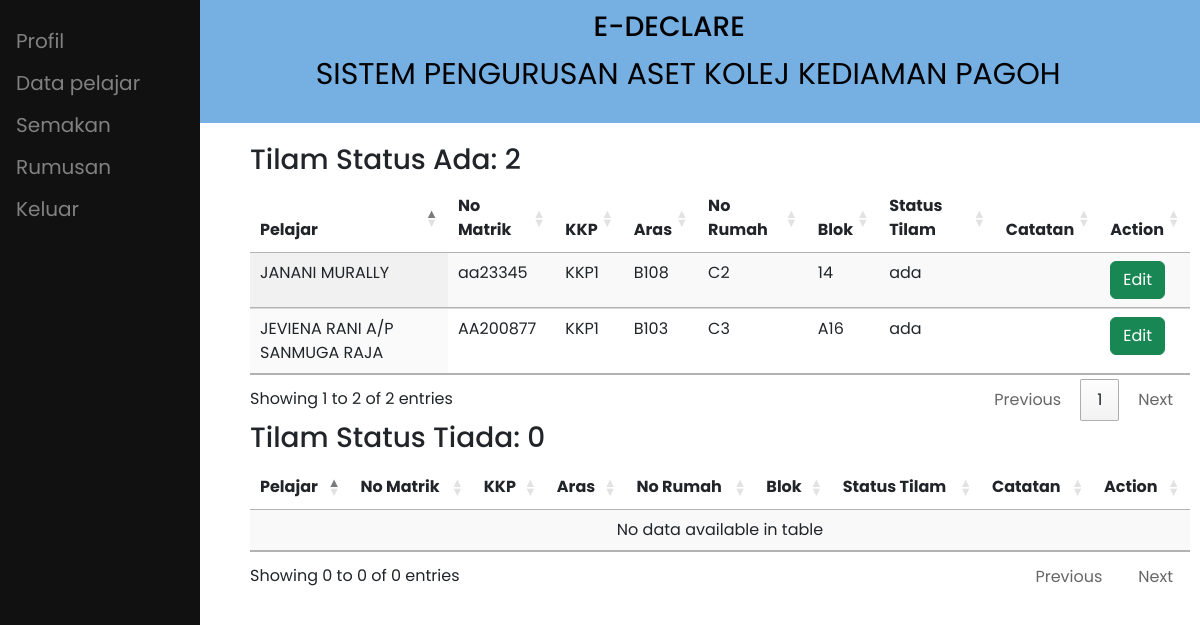
Screenshot of /penyelia/tilam.php with the database file from the repository.
### tables this page shows
CREATE TABLE `akuan` (
  `id_akuan` int(10) NOT NULL,
  `no_matrik` varchar(8) NOT NULL,
  `id_staff` int(10) DEFAULT NULL,
  `id_ppas` int(10) DEFAULT NULL,
  `lokasi` varchar(30) NOT NULL,
  `tarikh_akuan` date NOT NULL DEFAULT current_timestamp(),
  `status` varchar(255) NOT NULL DEFAULT '0',
  `tilam_catatan` varchar(50) NOT NULL,
  `tilam_status` varchar(255) NOT NULL,
  `katil_catatan` varchar(50) NOT NULL,
  `katil_status` varchar(255) NOT NULL,
  `almari_catatan` varchar(50) NOT NULL,
  `almari_status` varchar(255) NOT NULL,
  `kerusi_catatan` varchar(50) NOT NULL,
  `kerusi_status` varchar(255) NOT NULL,
  `mbbr_catatan` varchar(50) NOT NULL,
  `mbbr_status` varchar(255) NOT NULL,
  `no_kunci` varchar(255) DEFAULT NULL,
  `jenis_borang` varchar(255) NOT NULL,
  `kkp` varchar(255) NOT NULL,
  `disahkan` int(11) NOT NULL DEFAULT 0
);

CREATE TABLE `pelajar` (
  `no_matrik` varchar(8) NOT NULL,
  `nama_pelajar` varchar(50) NOT NULL,
  `email_pelajar` varchar(100) NOT NULL,
  `kata_laluan_p` varchar(100) NOT NULL,
  `sem_no` int(1) NOT NULL,
  `tahun` int(1) NOT NULL,
  `no_telefon_p` varchar(20) NOT NULL,
  `kkp` varchar(255) DEFAULT NULL,
  `aras` varchar(255) DEFAULT NULL,
  `no_rumah` varchar(255) DEFAULT NULL,
  `blok` varchar(255) DEFAULT NULL,
  `status` int(11) NOT NULL
);

### penyelia/tilam.php (the view, shortened to what this page needs)
<?php
require "../conn.php";
$sql = "select count(*) as bilangan from akuan where tilam_status = 'ada'";
$result = $conn->query($sql);
if ($result->num_rows > 0) {
  while ($row = $result->fetch_assoc()) {
    $tilam_ada = $row['bilangan'];
  }
}
$sql = "select count(*) as bilangan from akuan where tilam_status = 'tiada'";
$result = $conn->query($sql);
if ($result->num_rows > 0) {
  while ($row = $result->fetch_assoc()) {
    $tilam_tiada = $row['bilangan'];
  }
}
?>
<!DOCTYPE html>
<html lang="en">
<head>
  <link rel="stylesheet" href="../css/style.css">
  <link href='https://unpkg.com/boxicons@2.1.2/css/boxicons.min.css' rel='stylesheet'>
  <link href="https://cdn.jsdelivr.net/npm/bootstrap@5.2.0-beta1/dist/css/bootstrap.min.css" rel="stylesheet">
  <link rel="stylesheet" href="https://cdn.datatables.net/1.12.1/css/jquery.dataTables.min.css">
  <link rel="stylesheet" href="https://cdn.datatables.net/buttons/2.2.3/css/buttons.dataTables.min.css">
  <link rel="stylesheet" href="../css/penerimaan_penyelia.css">
</head>
<body>
  <div class="header">
    <h3>&nbsp;&nbsp;&nbsp;&nbsp;&nbsp;&nbsp;&nbsp;&nbsp;&nbsp;&nbsp;&nbsp;&nbsp;&nbsp;&nbsp;&nbsp;&nbsp;&nbsp;&nbsp;&nbsp;E-DECLARE</h3>
    <p>&nbsp;&nbsp;&nbsp;&nbsp;&nbsp;&nbsp;&nbsp;&nbsp;&nbsp;&nbsp;&nbsp;&nbsp;&nbsp;&nbsp;&nbsp;&nbsp;&nbsp;&nbsp;&nbsp;&nbsp;&nbsp;&nbsp;SISTEM PENGURUSAN ASET KOLEJ KEDIAMAN PAGOH</p>
  </div>
  <?php include 'penyelia_sidenav.php' ?>
  <div class="content">
    <h3>Tilam Status Ada: <?php echo $tilam_ada ?></h3>
    <table id="example" class="display table" style="width:100%">
      <thead>
        <tr>
          <th>Pelajar</th>
          <th>No Matrik</th>
          <th>KKP</th>
          <th>Aras</th>
          <th>No Rumah</th>
          <th>Blok</th>
          <th>Status Tilam</th>
          <th>Catatan</th>
          <th>Action</th>
        </tr>
      </thead>
      <tbody>
        <?php
        $sql = "SELECT * from akuan inner join pelajar on akuan.no_matrik = pelajar.no_matrik where tilam_status = 'ada'";
        $result = $conn->query($sql);
        if ($result->num_rows > 0) {
          while ($row = $result->fetch_assoc()) {
        ?>
            <tr>
              <td><?php echo $row['nama_pelajar'] ?></td>
              <td><?php echo $row['no_matrik'] ?></td>
              <td><?php echo $row['kkp'] ?></td>
              <td><?php echo $row['aras'] ?></td>
              <td><?php echo $row['no_rumah'] ?></td>
              <td><?php echo $row['blok'] ?></td>
              <td><?php echo $row['tilam_status'] ?></td>
              <td><?php echo $row['tilam_catatan'] ?></td>
              <td><a class="btn btn-success btn-block" href="edit_aset.php?tilam=<?php echo $row['id_akuan']?>">Edit</a></td>
            </tr>
        <?php
          }
        }
        ?>
      </tbody>
    </table>
    <h3>Tilam Status Tiada: <?php echo $tilam_tiada ?></h3>
    <table id="example2" class="display table" style="width:100%; margin-top:10px">
      <thead>
        <tr>
        <th>Pelajar</th>
          <th>No Matrik</th>
          <th>KKP</th>
          <th>Aras</th>
          <th>No Rumah</th>
          <th>Blok</th>
          <th>Status Tilam</th>
          <th>Catatan</th>
          <th>Action</th>
        </tr>
      </thead>
      <tbody>
      </tbody>
    </table>
  </div>
</body>
</html>

### css/style.css (style rules this page uses)
* { margin: 0; padding: 0; box-sizing: border-box; font-family: "Poppins", sans-serif; }
body { position: relative; min-height: 100vh; width: 100%; overflow: hidden; overflow-y: scroll; }
.content { width: auto; height: 1200px; margin-left: 240px; position: relative; background: #fff; top: 10px; }
td, th { border: 1px solid #999; padding: 20px; }

### css/penerimaan_penyelia.css (style rules this page uses)
.header { padding: 10px; text-align: center; background: #76B0E3; color: black; font-size: 30px; }
.content { padding: 10px; }

### rows the page displays
akuan: no_matrik.nama_pelajar "JEVIENA RANI A/P SANMUGA RAJA", no_matrik.no_matrik "AA200877", no_matrik.kkp "KKP1", no_matrik.aras "B103", no_matrik.no_rumah "C3", no_matrik.blok "A16", tilam_status "ada"
akuan: no_matrik.nama_pelajar "JANANI MURALLY", no_matrik.no_matrik "aa23345", no_matrik.kkp "KKP1", no_matrik.aras "B108", no_matrik.no_rumah "C2", no_matrik.blok "14", tilam_status "ada"

### other values shown
$tilam_ada "2"
$tilam_tiada "0"
